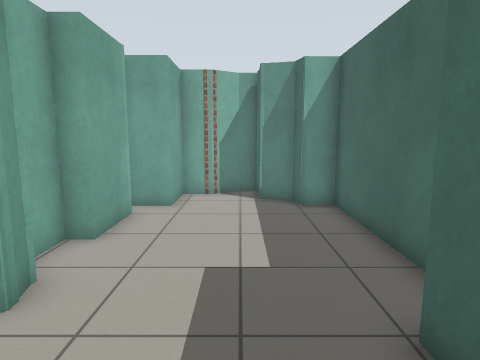
[1] (above)

16 first-person views from a walk through a robot-simulator world made for Gazebo. The camera is 1.2 m above the floor, tilts 8° down and sees 75° across. The lines on the ground mark 1 m squares. The floor is counted in squares, 0.5 m on a side. Each view is taken from the middle of a square. On the plan, view 1 faces up. The plan holds only what a view shows up to about 19 squares ahead; the rest is blank.

[2]
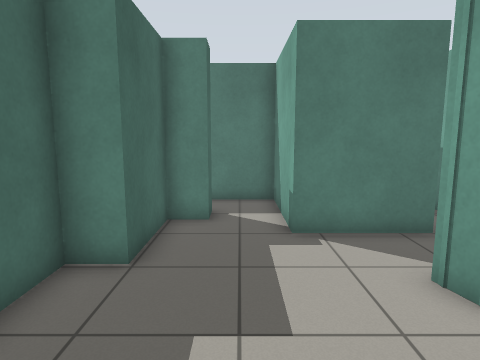

[3]
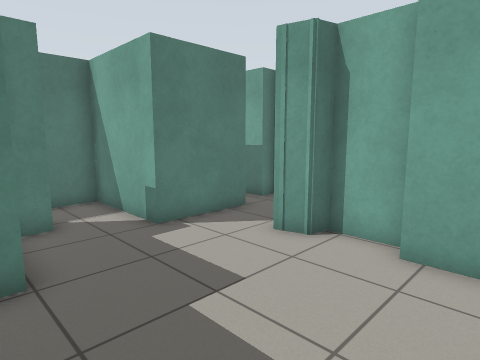

[4]
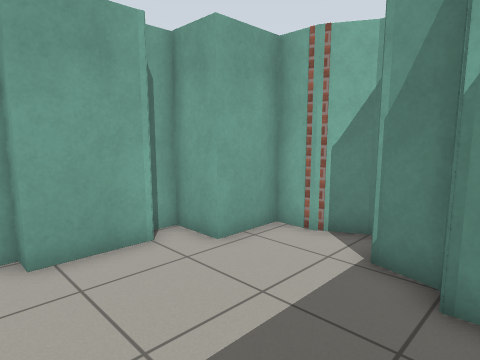

[5]
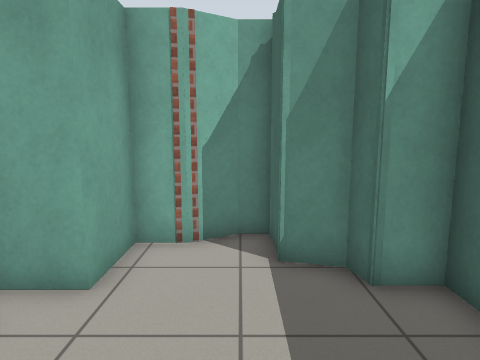

[6]
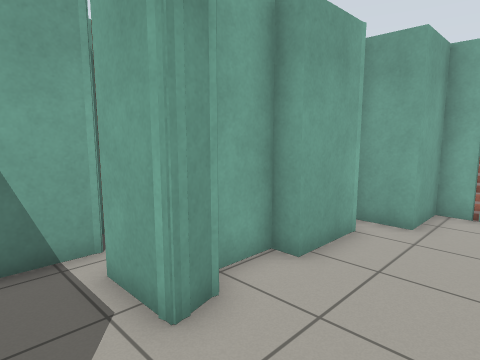

[7]
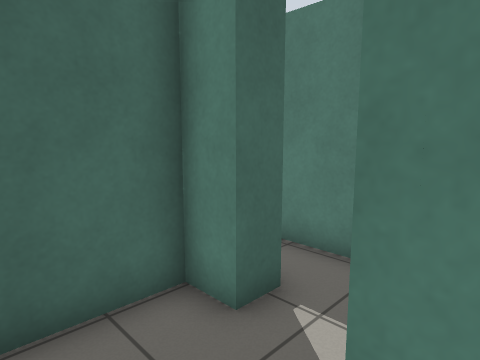

[8]
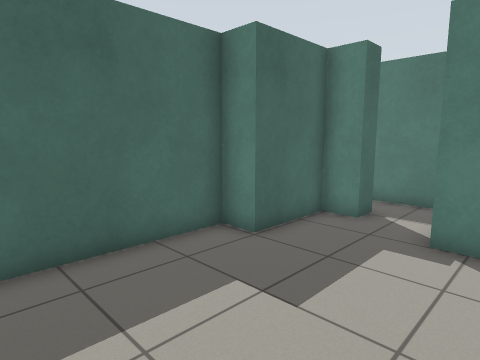

[9]
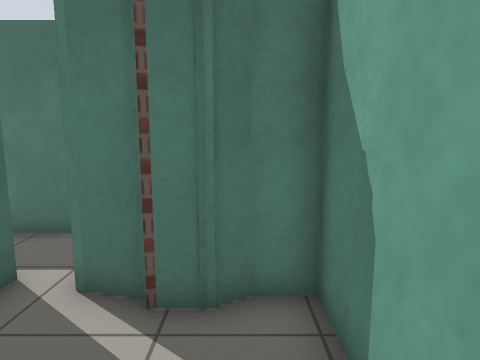

[10]
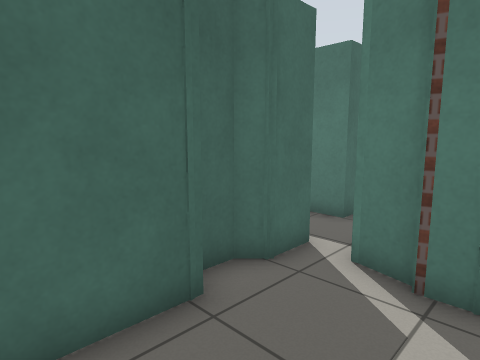

[11]
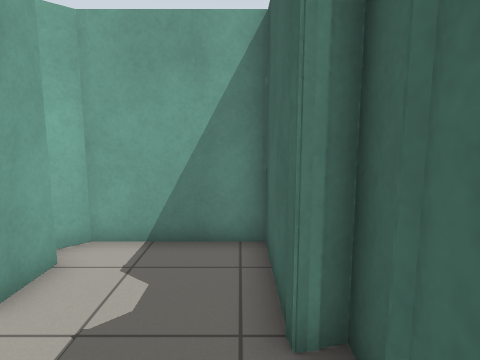

[12]
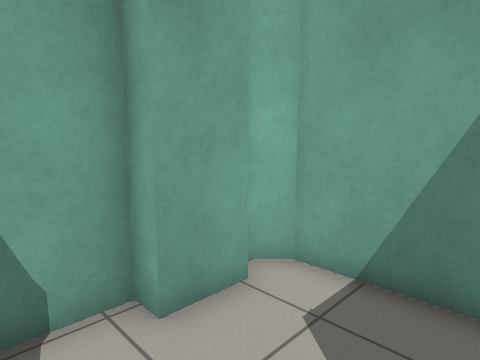

[13]
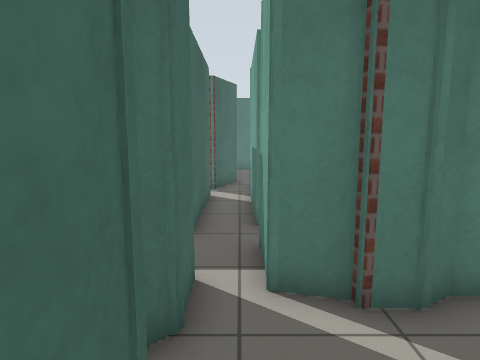

[14]
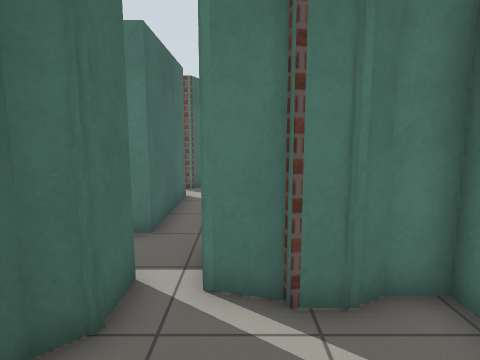

[15]
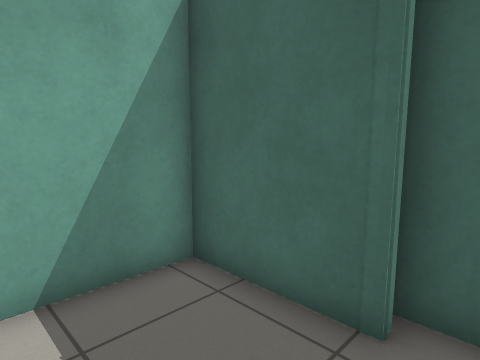

[16]
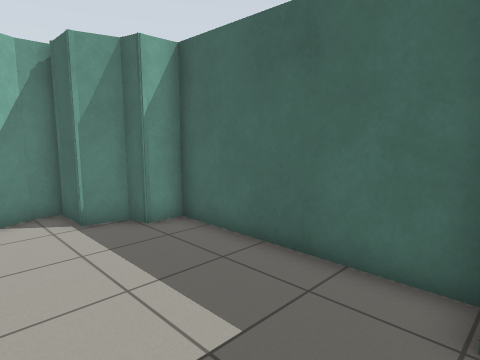

### Floor plan
Ten units are one square. View 1 is at (0, 0); x grows to the right and y downward. Boxes are objects, and circles mark ways between rooms. Rooms are numbered by the first view taken in them; rooms with no view inside come last. Other rooms are left out.
<svg viewBox="-107 -140 145 172">
<path fill="none" stroke="#000" d="M-34 -44 -34 -39M-41 -71 -41 -51 -34 -50 -32 -40 -52 -40M-34 -96 -34 -71M22 -106 20 -115 9 -118 9 -131M-47 -15 -13 -15 -13 27 24 27M-9 -129 -15 -128M9 9 9 -2 21 -2 21 -34 33 -34 33 -109 20 -109M9 -135 0 -135 -12 -128 -24 -128 -24 -106 -41 -106 -41 -99M-54 -72 -54 -109 -94 -109 -101 -102M-77 -47 -64 -44 -64 -35M-102 -80 -102 -46 -92 -46 -86 -49 -76 -49M-52 -40 -52 -54 -47 -59 -47 -73 -54 -72 -55 -76M-95 -97 -95 -80"/>
<text x="0" y="-60">1</text>
<text x="-70" y="-70">2</text>
</svg>

Where each view was taken, in squares from view 1:
view 1: 0 up, 0 right, facing up
view 2: 9 up, 0 right, facing down
view 3: 9 up, 3 right, facing down-left
view 4: 6 up, 3 right, facing up-left
view 5: 6 up, 0 right, facing up
view 6: 2 up, 0 right, facing up-left
view 7: 3 up, 2 left, facing down-right
view 8: 9 up, 3 left, facing down-right
view 9: 9 up, 9 left, facing down
view 10: 10 up, 9 left, facing down-right
view 11: 4 up, 6 left, facing up
view 12: 6 up, 6 left, facing up-left
view 13: 9 up, 6 left, facing down
view 14: 9 up, 7 left, facing down
view 15: 6 up, 9 left, facing up-right
view 16: 3 up, 2 left, facing up-right
